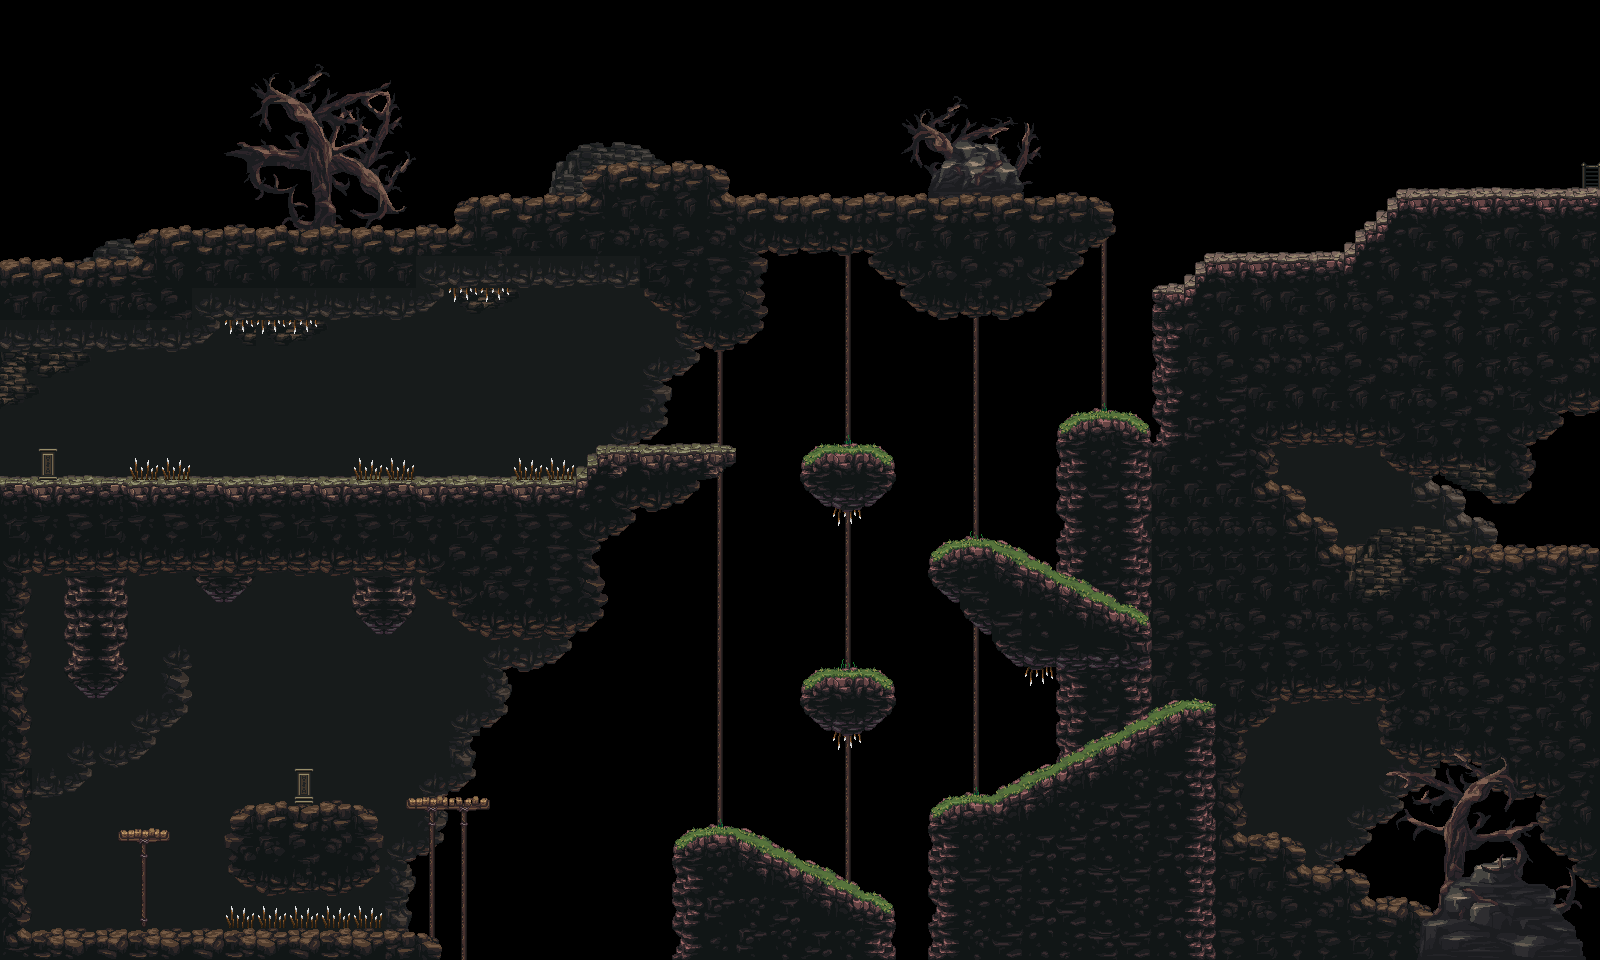

This is a level from a 2D game, rendered from its Tiled map with the project's own tilesets. A one-line summary and the map file follow, with tile-layer data summarised:
An orthogonal 50x30 tile map with 32x32 px tiles, 4 tile layers (Background2, Background, Decoratives, Windbearer), 2 tilesets and 16 objects.

<map version="1.9" tiledversion="1.9.2" orientation="orthogonal" renderorder="right-down" width="50" height="30" tilewidth="32" tileheight="32" infinite="0" nextlayerid="7" nextobjectid="32">
 <tileset firstgid="1" name="Windbearer" tilewidth="32" tileheight="32" tilecount="952" columns="28">
  <image source="MainLevBuild.png" width="896" height="1088" />
 </tileset>
 <tileset firstgid="953" name="Decoratives" tilewidth="32" tileheight="32" tilecount="560" columns="28">
  <image source="Decoratives.png" width="896" height="640" />
 </tileset>
 <layer id="4" name="Background2" width="50" height="30">
  <properties>
   <property name="Draw" type="bool" value="true" />
  </properties>
  <data>[1500 cells, 147 non-empty, 18 distinct tile ids]</data>
 </layer>
 <layer id="3" name="Background" width="50" height="30">
  <properties>
   <property name="Draw" type="bool" value="true" />
  </properties>
  <data>[1500 cells, 811 non-empty, 84 distinct tile ids]</data>
 </layer>
 <layer id="2" name="Decoratives" width="50" height="30">
  <properties>
   <property name="Draw" type="bool" value="true" />
  </properties>
  <data>[1500 cells, 251 non-empty, 162 distinct tile ids]</data>
 </layer>
 <layer id="1" name="Windbearer" width="50" height="30">
  <properties>
   <property name="Draw" type="bool" value="true" />
  </properties>
  <data>[1500 cells, 755 non-empty, 140 distinct tile ids]</data>
 </layer>
 <objectgroup id="6" name="Object Layer 1">
  <object id="11" x="688" y="830">
   <polygon points="0,0 -15,11 -15,133 208,132 207,75 49,-3" />
  </object>
  <object id="12" x="927" y="813">
   <polygon points="0,0 23,-17 65,-18 245,-112 286,-112 287,148 1,148" />
  </object>
  <object id="14" x="802" y="682">
   <polygon points="0,0 14,-12.5 76,-12.5 92,0.5 93,22 68.5,48.5 24.5,49 -2.5,20.5" />
  </object>
  <object id="17" x="1150" y="668.667">
   <polygon points="0,0 -132.333,-2 -222,-92.6667 -221.667,-111.667 -207,-127 -158.667,-127 -1,-48.6667" />
  </object>
  <object id="18" x="817" y="447">
   <polygon points="0,0 59.3333,-0.333333 76,12.6667 76.6667,32.6667 51.6667,59 9,59 -16.3333,34 -16,11" />
  </object>
  <object id="19" x="116.5" y="841">
   <polygon points="0,0 0.5,-11.5 51.5,-12 52,-0.5" />
  </object>
  <object id="20" x="226" y="871.5">
   <polygon points="0,0 1.5,-57 25,-69 135.5,-68.5 153.5,-54 154.5,1 127,23.5 34.5,24.5" />
  </object>
  <object id="21" x="405.5" y="807.5">
   <polygon points="0,0 1,-9.5 83,-10.5 83.5,2.5" />
  </object>
  <object id="22" x="1054.5" y="459.5">
   <polygon points="0,0 2,-33 22,-48.5 80.5,-47 96,-34 96.5,-1.5" />
  </object>
  <object id="24" x="1151" y="456">
   <polygon points="0,0 1,-166.5 7.5,-172.5 30.5,-172.5 54,-203 191.5,-205.5 247,-266.5 449,-269 449,-135.5" />
  </object>
  <object id="25" x="682" y="504.5">
   <polygon points="0,0 53.5,-42 54,-56.5 40,-61.5 -82,-60 -108.5,-24.5 -682,-27 -682.5,72 -617.5,72 -619,166.5 -594,193.5 -579,193.5 -553.5,166.5 -553.5,72.5 -487,72.5 -467,97.5 -449.5,98 -428.5,72.5 -329.5,72.5 -330.5,103.5 -307,129.5 -289.5,129.5 -267,105.5 -266,72 -203.5,136 -112.5,134.5 -76,109.5 -79,70.5 -82.5,36 -63.5,30.5 -40,5.5" />
  </object>
  <object id="26" x="1110" y="201">
   <polygon points="0,0 6.5,30 -27,52.5 -25.5,64.5 -60.5,85 -59,95 -87.5,118 -176.5,119 -211,94.5 -211,83.5 -215.5,78 -226,78.5 -244.5,60 -244,50.5 -344,51.5 -344.5,126 -370.5,149 -405.5,149.5 -470.5,86.5 -667,87 -666,95 -696.5,119 -891,118 -891,127.5 -922,151 -1111,152 -1110.5,56.5 -977.5,58.5 -973,29 -655.5,24.5 -656.5,-3 -526.5,-6.5 -526,-37 -381.5,-36.5 -381,-7 -10,-4.5" />
  </object>
  <object id="27" x="-0.5" y="577.5">
   <polygon points="0,0 33,-0.5 30.5,352 422.5,352 440,360.5 441.5,382.5 0.5,382" />
  </object>
  <object id="28" x="-0.5" y="353">
   <polygon points="0,0 0.5,123.5 3.5,124 3.5,0" />
  </object>
  <object id="29" x="1600" y="0">
   <polygon points="0,0 -0.5,186.5 -4,186.5 -4,-0.5" />
  </object>
  <object id="31" x="0.5" y="-0.5">
   <polygon points="0,0 0,257.5 3,257.5 3.5,0.5" />
  </object>
 </objectgroup>
</map>
